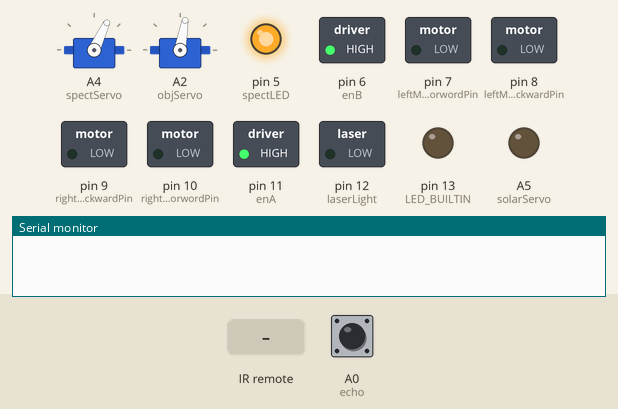
A sketch run on a simulated Arduino Uno, built with avr-gcc and run on an emulated ATmega328P. On the bench: 2 × servo, switched loads named in the sketch (green lamp = pin HIGH), output pins drawn as LEDs (lit = HIGH), the last lines printed to the serial monitor. Wiring (inferred from the names in the program): 2 × servo: signal A2 / signal A4. The inputs (shaded band) are chosen by the test bench; at power-on: A0 (echo) LOW. Servo pulses on a pin are drawn as a servo (544–2400 µs = 0–180°); pins used as bus, display or sensor lines are not drawn.

Above: at 16.0 s.
16.1 s: infrared code 0xC0007D received
At 19.6 s:
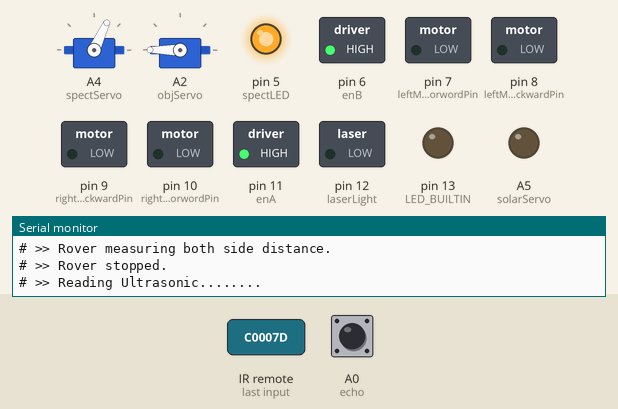
22.1 s: A0 (echo) pulsed HIGH 5 times (0.12 s each, 0.3 s apart)
At 23.0 s:
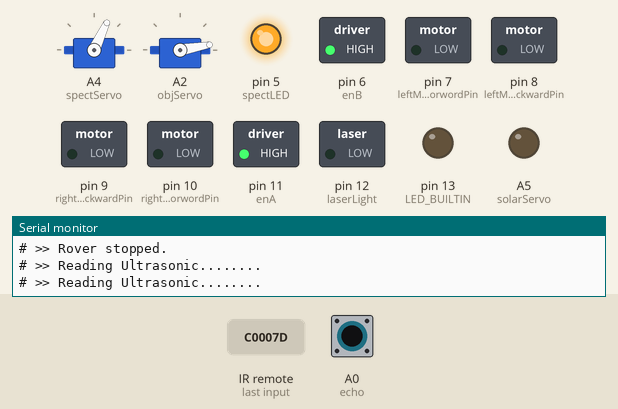
At 25.9 s:
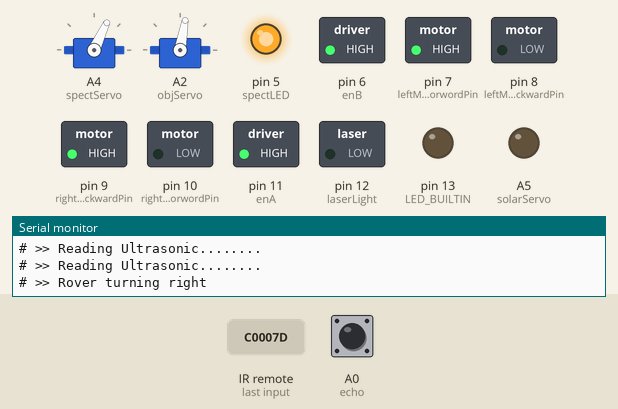
Timing chart, 0 to 43.8 s (numbered marks = the images above; inputs shaded):
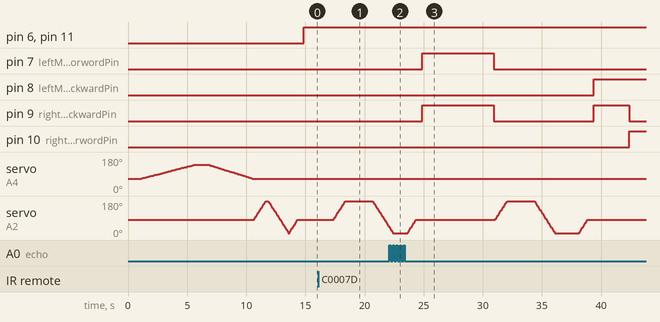

The sketch:

baby_pragyan_IR_Version_.ino
```cpp
// Header Declaration
#include <IRremote.h>
#include <Servo.h>

// Configuring the IR Receiver
const int RECV_PIN = A3;
IRrecv irrecv(RECV_PIN);
decode_results results;
unsigned long lastIRTime = 0;
const unsigned long IRDebounceDelay = 500; // Adjust this value as needed

unsigned long lastReceivedTime = 0;
unsigned long debounceDelay = 1000;  // Adjust this value as needed

// Command frequency configuration
unsigned long commmandDelay = 1000;
unsigned long rotationalCommandDelay = 5000;

//Wheel configuration
#define enA 11                    //Enable1 L298 Pin enA
#define rightMotorForwordPin 10   //Motor1  L298 Pin rightMotorForwordPin
#define rightMotorBackwardPin 9   //Motor1  L298 Pin rightMotorForwordPin
#define leftMotorBackwardPin 8    //Motor2  L298 Pin rightMotorForwordPin
#define leftMotorForwordPin 7     //Motor2  L298 Pin rightMotorForwordPin
#define enB 6                     //Enable2 L298 Pin enB

// Ultrasonic Configuration
#define echo A0     //Echo pin
#define trigger A1  //Trigger pin

// Servo configuration
#define objServo A2
#define spectServo A4
#define solarServo A5

// LED Configuration
#define spectLED 5
#define laserLight 12

// Movement Configuration
int distance_L, distance_F = 30, distance_R;
long distance;
int safetyDistance  = 20;  // Safty distance to be followed

int IR_data = -1;  // variable to receive data from the serial port and IRremote
int Speed = 255;
int mode = 0;

bool isSpectDiployed = false;  // Track the Spectrometer deployment state
bool isSolarDeployed = false;  // Track the solar panel deployment state
bool isLaserDeployed = false;  // Track the Laser Beam deployment state

void setup() {  // put your setup code here, to run once
  //Configures the Ultrasonic Sensor of objServo
  pinMode(echo, INPUT);      // declare ultrasonic sensor Echo pin as input
  pinMode(trigger, OUTPUT);  // declare ultrasonic sensor Trigger pin as Output

  //Configure the Modor Driver L298N
  pinMode(enA, OUTPUT);                    // declare as output for L298 Pin enA
  pinMode(rightMotorForwordPin, OUTPUT);   // declare as output for L298 Pin rightMotorForwordPin
  pinMode(rightMotorBackwardPin, OUTPUT);  // declare as output for L298 Pin rightMotorBackwardPin
  pinMode(leftMotorBackwardPin, OUTPUT);   // declare as output for L298 Pin leftMotorBackwardPin
  pinMode(leftMotorForwordPin, OUTPUT);    // declare as output for L298 Pin leftMotorForwordPin
  pinMode(enB, OUTPUT);                    // declare as output for L298 Pin enB

  //Configure the IR Receiver
  delay(1000);          // Wait for 1 second
  irrecv.enableIRIn();  // Start the receiver
  irrecv.blink13(true);

  Serial.begin(9600);  // start serial communication at 9600bps

  // Configure the Servo motor
  pinMode(objServo, OUTPUT);
  pinMode(spectServo, OUTPUT);
  pinMode(solarServo, OUTPUT);

  // LED Configuration
  pinMode(LED_BUILTIN, OUTPUT);
  pinMode(spectLED, OUTPUT);
  pinMode(laserLight, OUTPUT);

  // Serial.println();
  // Serial.println("Rover Initialized.............");
  // for (int i = 0; i < 30; i++) {
  //   Serial.print("#");
  //   delay(200);
  // }
  // Serial.println();

  // Check spectLED
  for (int angle = 65; angle <= 140; angle += 1) {
    delay(10);
    servoPulse(spectServo, angle);
  }
  digitalWrite(spectLED, LOW);
  delay(1000);
  digitalWrite(spectLED, HIGH);
  for (int angle = 140; angle >= 65; angle -= 1) {
    servoPulse(spectServo, angle);
  }

  // Check objServo
  for (int angle = 80; angle <= 185; angle += 5) {
    servoPulse(objServo, angle);
  }
  for (int angle = 185; angle >= 10; angle -= 5) {
    servoPulse(objServo, angle);
  }
  for (int angle = 10; angle <= 80; angle += 5) {
    servoPulse(objServo, angle);
  }
  delay(500);
}

void loop() {
    if (irrecv.decode(&results)) {
    // Check for debounce
    unsigned long currentTime = millis();
    if (currentTime - lastIRTime >= IRDebounceDelay) {
      lastIRTime = currentTime;
      if (millis() - lastReceivedTime >= debounceDelay) {
        lastReceivedTime = millis();  // Update the last received time
        IR_data = IRremote_data();
        irrecv.resume();  // Receive the next value
        delay(100);  // Add a delay to ignore additional signals
      }
    }
  }

  analogWrite(enA, Speed);  // Write The Duty Cycle 0 to 255 Enable Pin A for Motor1 Speed
  analogWrite(enB, Speed);  // Write The Duty Cycle 0 to 255 Enable Pin B for Motor2 Speed

  if (mode == 0) {
    //===============================================================================
    //                          Manual Control Command
    //===============================================================================
    if (IR_data == 1) {
      // if the IR_data is '1' the DC motor will go forward
      forword();
      delay(commmandDelay);
      IR_data = 5;
    } else if (IR_data == 2) {
      // if the IR_data is '2' the motor will Reverse
      backword();
      delay(commmandDelay);
      IR_data = 5;
    } else if (IR_data == 3) {
      // if the IR_data is '3' the motor will turn left
      turnLeft();
      delay(commmandDelay);
      IR_data = 5;
    } else if (IR_data == 4) {
      // if the IR_data is '4' the motor will turn right
      turnRight();
      delay(commmandDelay);
      IR_data = 5;
    } else if (IR_data == 5) {
      // if the IR_data '5' the motor will Stop
      Stop();
      IR_data = -1;
    } else if (IR_data == 6) {
      // Manual IR Remote Control Command
      IR_data = -1;
      Stop();
      Serial.println();
      Serial.println("# >> Rover is on Manual Mode.");
      mode = 0;
    } else if (IR_data == 7) {
      // Autonomous Mode Command
      IR_data = -1;
      Serial.println();
      Serial.println("# >> Rover is on Autonomous Mode.");
      mode = 1;
    } else if (IR_data == 8) {
      // Deploy the Spectometer
      IR_data = -1;
      spectDeploy(isSpectDiployed);
    } else if (IR_data == 9) {
      // Deploy the Solar Panel
      IR_data = -1;
      solarDeploy(isSpectDiployed);
    } else if (IR_data == 10) {
      // Initialize the Laser Spectrometer
      IR_data = -1;
      laserBeam(isLaserDeployed);
    }
  }

  if (mode == 1) {
    //===============================================================================
    //                          Autonomous Control Mode
    //===============================================================================
    distance_F = Ultrasonic_read();
    Serial.println("Next obstacle is in " + String(distance_F) + "cm ");
    if (IR_data == 5) {
      // Stop the rover if IR command to stop is received
      Stop();
      mode = 0;
      IR_data = -1;
    } else if (IR_data == 6) {
      // Switch to Manual Mode if IR command received
      mode = 0;
      IR_data = -1;
    } else if (distance_F > safetyDistance) {
      forword();
    } else {
      Check_side();
    }
  }
  delay(10);
}

long IRremote_data() {
  if (results.value == 0xC00058) { IR_data = 1; }       // BlueUp Button
  else if (results.value == 0xC00059) { IR_data = 2; }  // BlueDown Button
  else if (results.value == 0xC0005A) { IR_data = 3; }  // BlueLeft Button
  else if (results.value == 0xC0005B) { IR_data = 4; }  // BlueRight Button
  else if (results.value == 0xC0005C) { IR_data = 5; }  // Select Button
  else if (results.value == 0xC000CC) { IR_data = 6; }  // Blue "Guide Button"
  else if (results.value == 0xC0007D) { IR_data = 7; }  // Blue "On Demand"
  else if (results.value == 0xC0006E) { IR_data = 8; }  // Yellow Color Button
  else if (results.value == 0xC00070) { IR_data = 9; }  // Blue Color Button
  else if (results.value == 0xC0006E) { IR_data = 10;}  // Red Color Button
  return IR_data;
}

void servoPulse(int pin, int angle) {
  // Calculate the pulse width in microseconds based on the desired angle.
  int pwm = (angle * 11) + 500;

  // safetyDistance the specified GPIO pin to HIGH to start the pulse to the servo motor.
  digitalWrite(pin, HIGH);

  // Delay for the calculated pulse width in microseconds, controlling the servo's position.
  delayMicroseconds(pwm);

  // safetyDistance  the GPIO pin to LOW, indicating the end of the pulse.
  digitalWrite(pin, LOW);

  // Add a delay for 50 milliseconds to allow the servo to settle in its new position.
  delay(50);
}

// Function to measure distance using an ultrasonic sensor
long Ultrasonic_read() {
  Serial.println("# >> Reading Ultrasonic........");
  // Step 1: Set the trigger pin to LOW
  digitalWrite(trigger, LOW);
  // Small delay to ensure the sensor is in a stable state
  delayMicroseconds(2);

  // Step 2: Set the trigger pin to HIGH to send an ultrasonic pulse
  digitalWrite(trigger, HIGH);
  // Delay for a specific duration to generate an ultrasonic pulse
  delayMicroseconds(10);

  // Step 3: Measure the duration of the echo pulse
  // The pulseIn function measures the time in microseconds for the echo pin to go HIGH
  // This duration represents the time it took for the ultrasonic pulse to travel to the object and back
  distance = pulseIn(echo, HIGH);

  // Step 4: Calculate the distance in centimeters
  // Divide the measured pulse duration by a constant (29) and then divide by 2 to account for the round trip
  // This formula converts the time into distance
  return distance / 29 / 2;
}

void compareDistance() {
  if (distance_L > distance_R) {
    // Rover Turns left if the distaste of left side is grater than right side.
    turnLeft();
    delay(rotationalCommandDelay);
  } else if (distance_R > distance_L) {
    // Rover Turns right if the distaste of right side is grater than left side.
    turnRight();
    delay(rotationalCommandDelay);
  } else {
    // Take reverse then turns right if both side obstacles
    backword();
    delay(3000);
    turnRight();
    delay(rotationalCommandDelay);
  }
}

void Check_side() {
  Serial.println("# >> Rover measuring both side distance.");
  Stop();
  delay(100);
  for (int angle = 80; angle <= 185; angle += 5) {
    // Ultrasonic sensor rotated right side from centre
    servoPulse(objServo, angle);
  }
  delay(600);
  distance_R = Ultrasonic_read();  // Assign the value of distance to varible
  delay(500);

  for (int angle = 185; angle >= 10; angle -= 5) {
    // Ultrasonic sensor rotated left from the left side
    servoPulse(objServo, angle);
  }
  delay(500);
  distance_L = Ultrasonic_read();  // Assign the value of distance to varible
  delay(500);

  for (int angle = 10; angle <= 80; angle += 5) {
    // Ultrasonic rotated centered from the right side
    servoPulse(objServo, angle);
  }
  delay(500);

  compareDistance();
}

void forword() {
  //forword Motion
  Serial.println("# >> Rover Moving Forward.");
  digitalWrite(rightMotorForwordPin, HIGH);  // Right Motor forword Pin
  digitalWrite(rightMotorBackwardPin, LOW);  // Right Motor backword Pin
  digitalWrite(leftMotorBackwardPin, LOW);   // Left Motor backword Pin
  digitalWrite(leftMotorForwordPin, HIGH);   // Left Motor forword Pin
}

void backword() {
  //backword Motion
  Serial.println("# >> Rover Taking Reverse.");
  digitalWrite(rightMotorForwordPin, LOW);    // Right Motor forword Pin
  digitalWrite(rightMotorBackwardPin, HIGH);  // Right Motor backword Pin
  digitalWrite(leftMotorBackwardPin, HIGH);   // Left Motor backword Pin
  digitalWrite(leftMotorForwordPin, LOW);     // Left Motor forword Pin
}

void turnRight() {
  //turnLeft
  Serial.println("# >> Rover turning left.");
  digitalWrite(rightMotorForwordPin, HIGH);  // Right Motor forword Pin
  digitalWrite(rightMotorBackwardPin, LOW);  // Right Motor backword Pin
  digitalWrite(leftMotorBackwardPin, HIGH);  // Left Motor backword Pin
  digitalWrite(leftMotorForwordPin, LOW);    // Left Motor forword Pin
}

void turnLeft() {
  //turnRight
  Serial.println("# >> Rover turning right");
  digitalWrite(rightMotorForwordPin, LOW);    // Right Motor forword Pin
  digitalWrite(rightMotorBackwardPin, HIGH);  // Right Motor backword Pin
  digitalWrite(leftMotorBackwardPin, LOW);    // Left Motor backword Pin
  digitalWrite(leftMotorForwordPin, HIGH);    // Left Motor forword Pin
}

void Stop() {
  //stop the motion
  Serial.println("# >> Rover stopped.");
  digitalWrite(rightMotorForwordPin, LOW);   // Right Motor forword Pin
  digitalWrite(rightMotorBackwardPin, LOW);  // Right Motor backword Pin
  digitalWrite(leftMotorBackwardPin, LOW);   // Left Motor backword Pin
  digitalWrite(leftMotorForwordPin, LOW);    // Left Motor forword Pin
  IR_data = -1;
}

void spectDeploy(bool &isSpectDeployed) {
  if (!isSpectDeployed) {
    for (int angle = 65; angle <= 140; angle += 1) {
      servoPulse(spectServo, angle);
    }
    isSpectDeployed = true;
    digitalWrite(spectLED, LOW);
    Serial.println("# >> Rover is Deploying the Spectrometer.");
  } else {
    digitalWrite(spectLED, HIGH);
    for (int angle = 140; angle >= 65; angle -= 1) {
      servoPulse(spectServo, angle);
    }
    isSpectDeployed = false;
    Serial.println("# >> Rover is Contracting the spectrometer.");
  }
}

void solarDeploy(bool &isSolarDeployed) {
  if (!isSolarDeployed) {
    for (int angle = 80; angle >= 10; angle -= 1) {
      servoPulse(solarServo, angle);
    }
    isSolarDeployed = true;
    Serial.println("# >> Rover is Deploying the Solar Panel.");
  } else {
    for (int angle = 10; angle <= 80; angle += 1) {
      servoPulse(solarServo, angle);
    }
    isSolarDeployed = false;
    Serial.println("# >> Rover is Contracting the Solar Panel.");
  }
}

void laserBeam(bool &isLaserDeployed) {
  if (!isLaserDeployed) {
    digitalWrite(laserLight, HIGH);
    isLaserDeployed = true;
    Serial.println("# >> Rover is Activating the Laser Beam.");
  } else {
    digitalWrite(laserLight, LOW);
    isLaserDeployed = false;
    Serial.println("# >> Rover is Deactivating the Laser Beam.");
  }
}
```

Measured:
- after the input at 16.1 s, servo on A2 (objServo): rises from 80° to 180° in 0.99 s, then falls to 40° in 3.7 s
- after the input at 22.1 s, pin 7 (leftMotorForwordPin): LOW → HIGH after 2.8 s, → LOW 6.0 s later
